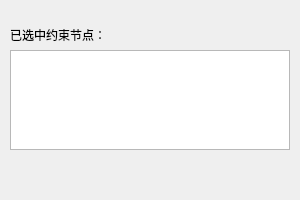
<?xml version="1.0" encoding="UTF-8"?>
<ui version="4.0">
 <class>SetDisClass</class>
 <widget class="QMainWindow" name="SetDisClass">
  <property name="geometry">
   <rect>
    <x>0</x>
    <y>0</y>
    <width>300</width>
    <height>200</height>
   </rect>
  </property>
  <property name="minimumSize">
   <size>
    <width>300</width>
    <height>200</height>
   </size>
  </property>
  <property name="maximumSize">
   <size>
    <width>300</width>
    <height>200</height>
   </size>
  </property>
  <property name="windowTitle">
   <string>SetDis</string>
  </property>
  <widget class="QWidget" name="centralWidget">
   <widget class="QLabel" name="label">
    <property name="geometry">
     <rect>
      <x>10</x>
      <y>20</y>
      <width>100</width>
      <height>30</height>
     </rect>
    </property>
    <property name="text">
     <string>已选中约束节点：</string>
    </property>
   </widget>
   <widget class="QTextBrowser" name="textBrowser">
    <property name="geometry">
     <rect>
      <x>10</x>
      <y>50</y>
      <width>280</width>
      <height>100</height>
     </rect>
    </property>
   </widget>
  </widget>
 </widget>
 <layoutdefault spacing="6" margin="11"/>
 <resources/>
 <connections/>
</ui>
